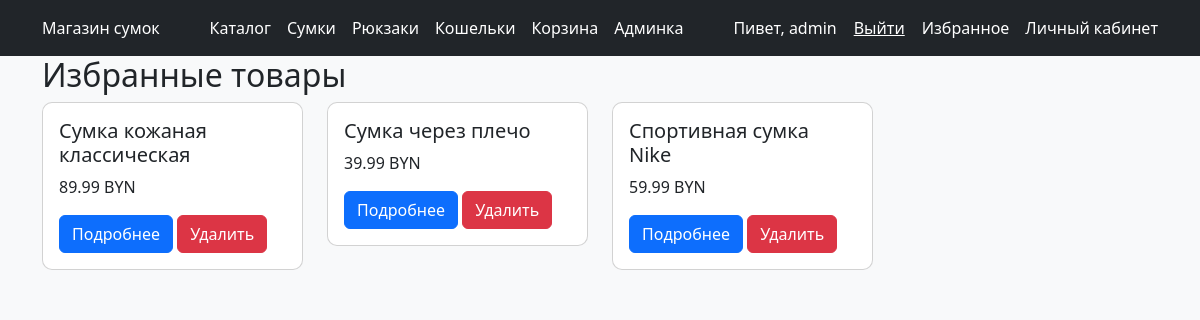
/favorites/ (signed in), run on an earlier commit of the app's database.
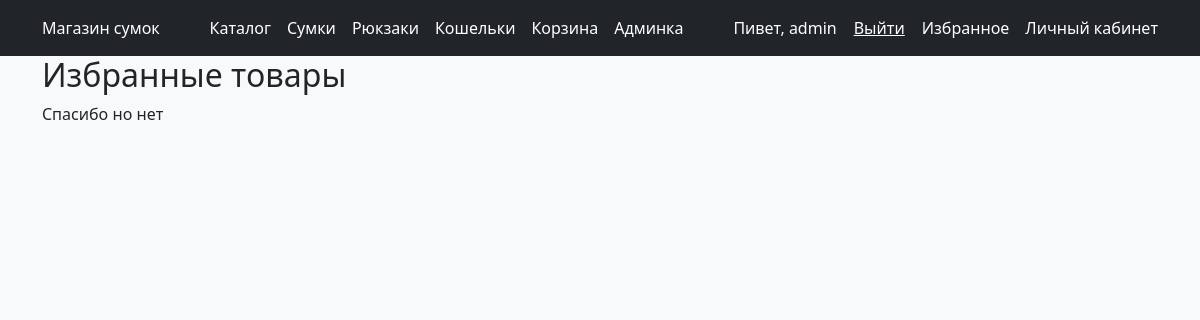
And on a later commit of the database.
### shop/models.py (models this page shows, shortened)
class Favorite(models.Model):
    user = models.ForeignKey(
        User,
        on_delete=models.CASCADE,
        related_name='favorites'
    )
    product = models.ForeignKey(
        Product,
        on_delete=models.CASCADE,
        related_name='favorited'
    )
    created_at = models.DateTimeField(auto_now_add=True)
    class Meta:
        unique_together = ('user', 'product')

class Product(models.Model):
    category = models.ForeignKey(
        Category,
        on_delete=models.CASCADE,
        related_name='products'
    )
    title = models.CharField(max_length=255)
    description = models.TextField(blank=True)
    price = models.DecimalField(max_digits=10, decimal_places=2)
    image = models.ImageField(upload_to='products/', blank=True)
    created_at = models.DateTimeField(auto_now_add=True)

### shop/views.py (the view)
# urls.py: path('favorites/', views.favorites_list, name='favorites_list'),
def favorites_list(request):
    if not request.user.is_authenticated:
        return redirect('shop:login')
    favorites = Favorite.objects.filter(user=request.user).select_related('product')
    return render(request, 'shop/favorites_list.html', {
        'favorites': favorites
    })

### shop/context_processors.py (called while the page is built)
def menu_categories(request):
    return {
        'menu_categories': Category.objects.filter(pk__isnull=False)
    }

### shop/templates/shop/favorites_list.html
{% extends "shop/base.html" %}
{% block content %}
<h2>Избранные товары</h2>
{% if favorites %}
    <div class="row">
        {% for fav in favorites %}
            <div class="col-3">
                <div class="card mb-3">
                    <div class="card-body">
                        <h5>{{ fav.product.title }}</h5>
                        <p>{{ fav.product.price }} BYN</p>
                        <a href="{% url 'shop:product_detail' fav.product.pk %}" class="btn btn-primary">Подробнее</a>
                        <a href="{% url 'shop:favorite_remove' fav.id %}" class="btn btn-danger">
                                Удалить
                        </a>
                    </div>
                </div>
            </div>
        {% endfor %}
    </div>
{% else %}
    <p>Спасибо но нет</p>
{% endif %}
{% endblock %}

### shop/templates/shop/base.html (shortened to what this page needs)
{% load static %}
<head>
    <link href="https://cdn.jsdelivr.net/npm/bootstrap@5.3.3/dist/css/bootstrap.min.css" rel="stylesheet">
    <link rel="stylesheet" href="{% static 'shop/style.css' %}">
</head>
<body class="bg-light">
        <header class="bg-dark py-2">
        <div class="container d-flex justify-content-between align-items-center">
            <a class="navbar-brand text-white" href="{% url 'shop:product_list' %}">
                Магазин сумок
            </a>
            <nav>
                <ul class="navbar-nav flex-row gap-3">
                    <li class="nav-item">
                        <a class="nav-link text-white" href="{% url 'shop:product_list' %}">Каталог</a>
                    </li>
                    <li class="nav-item">
                        <a class="nav-link text-white" href="{% url 'shop:category_products' pk=1 %}">Сумки</a>
                    </li>
                    <li class="nav-item">
                        <a class="nav-link text-white" href="{% url 'shop:category_products' pk=2 %}">Рюкзаки</a>
                    </li>
                    <li class="nav-item">
                        <a class="nav-link text-white" href="{% url 'shop:category_products' pk=3 %}">Кошельки</a>
                    </li>
                    <li class="nav-item">
                        <a class="nav-link text-white" href="/cart">Корзина</a>
                    </li>
                    <li class="nav-item">
                        <a class="nav-link text-white" href="/admin/">Админка</a>
                    </li>
                </ul>
            </nav>
            <div class="d-flex align-items-center gap-3">
                {% if user.is_authenticated %}
                    <p class="text-white p-0 m-0">Пивет, {{user.get_full_name|default:user.username}}</p>
                    <form action="{% url 'shop:logout' %}" method="post" class="m-0 p-0">
                        <button type="submit" class="btn btn-link text-white p-0 m-0">
                            Выйти
                        </button>
                    </form>
                    <a class="nav-link text-white" href="{% url 'shop:favorites_list' %}">Избранное</a>
                    <a class="nav-link text-white" href="{% url 'shop:profile' %}">
                        Личный кабинет
                    </a>
                {% else %}
                    <a class="nav-link text-white" href="{% url 'shop:login' %}">Войти</a>
                    <a class="nav-link text-white" href="{% url 'shop:register' %}">Регистрация</a>
                {% endif %}
            </div>
        </div>
    </header>
    <div class="container">
        {% block content %}{% endblock %}
    </div>
</body>

### shop/static/shop/style.css (style rules this page uses)
body { background: #fcfafa; }

What changed in the data, as far as the page shows it:
removed Favorite: product "Сумка кожаная классическая", product.price "89.99"
removed Favorite: product "Сумка через плечо", product.price "39.99"
removed Favorite: product "Спортивная сумка Nike", product.price "59.99"
Also different on the page:
text now shown: "Спасибо но нет"
